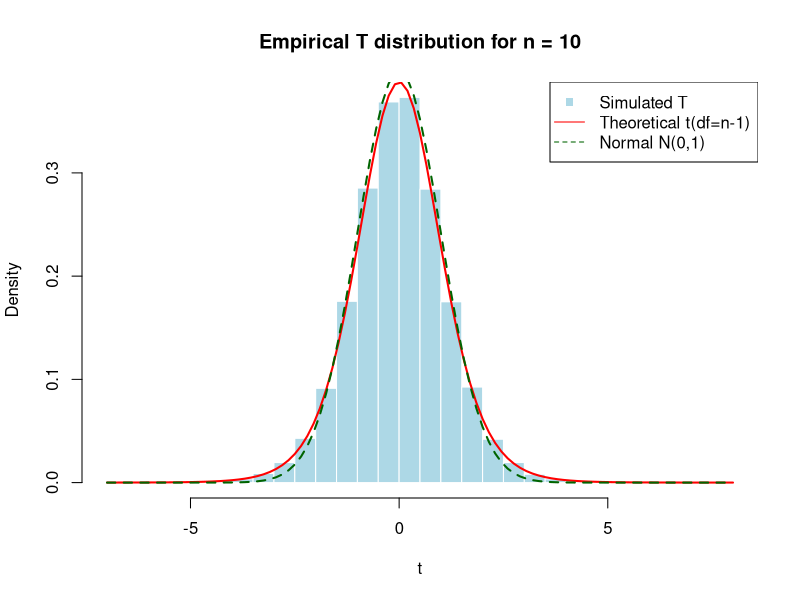

Recreate this plot in R.
# the following code
# shows that drawing a sample of size 10 from a normal distribution
# the resulting t_statistic follows a t distribution of df 9. 


set.seed(123)

# Population parameters
mu <- 50
sigma <- 10

# Sample size
n <- 10   # try changing to 30 or 100 to see convergence to normal

# Number of simulations
N <- 100000

# Simulate T statistics
t_values <- replicate(N, {
  x <- rnorm(n, mean = mu, sd = sigma)      # sample from normal
  xbar <- mean(x)
  s <- sd(x)
  t_stat <- (xbar - mu) / (s / sqrt(n))     # Student's t-statistic
  return(t_stat)
})

# Plot histogram of simulated T values
hist(t_values, probability = TRUE, breaks = 50,
     main = paste("Empirical T distribution for n =", n),
     xlab = "t", col = "lightblue", border = "white")

# Overlay theoretical t density
curve(dt(x, df = n - 1), add = TRUE, col = "red", lwd = 2)

# Overlay normal density for comparison
curve(dnorm(x), add = TRUE, col = "darkgreen", lwd = 2, lty = 2)

legend("topright",
       legend = c("Simulated T", "Theoretical t(df=n-1)", "Normal N(0,1)"),
       col = c("lightblue", "red", "darkgreen"),
       lty = c(NA,1,2),
       pch = c(15, NA, NA))